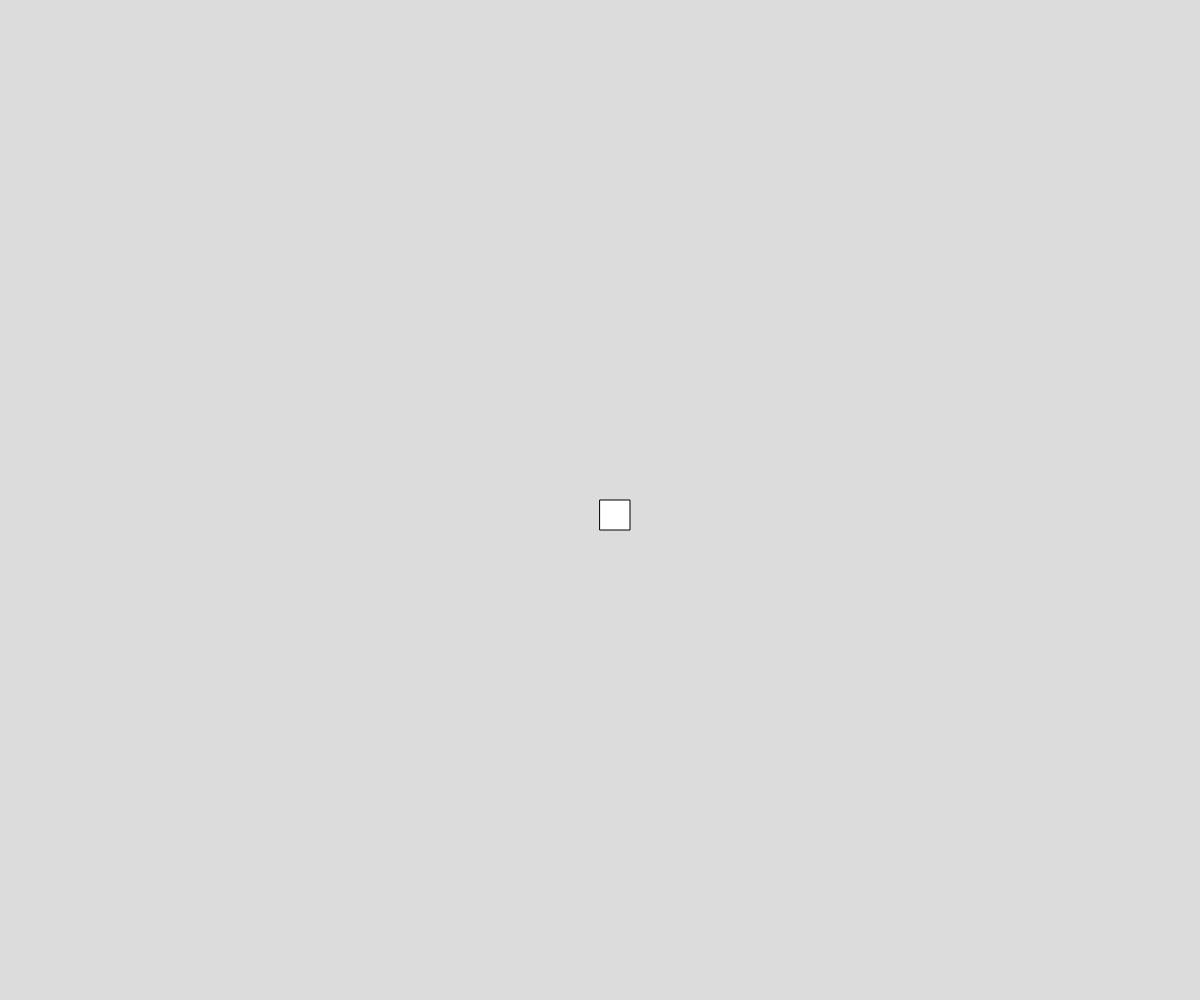
Frame 1 (no input)
Frame 60 (no input): identical to frame 1, image omitted
Frame 120 (the mouse pressed at the canvas centre since frame 60): identical to frame 1, image omitted

The p5.js sketch that drew this single still picture (run headless with seeded random() and noise() and a simulated clock; from frame 60 on, the mouse is pressed at the canvas centre):

// p5.js sketch
// ── sketch.js
// Al Rasid Mamun
// Date
//
// Extra for Experts:
// - describe what you did to take this project "above and beyond"

let x, y, g, rectSize, speedX, speedY;
let spriteJump;


function setup() {
  createCanvas(windowWidth, windowHeight);
  x = width/2;
  y = height/2;
  g = 0.6;
  rectSize = 30;
  speedX = 5;
  speedY = 5;
  spriteJump = false;
}

function draw() {
  background(220);
  displaySprite();
  moveSprite();
}

function moveSprite() {
  if (keyIsDown(LEFT_ARROW)) {
    x -= speedX;
  }
  if (keyIsDown(LEFT_ARROW)) {
    x += speedX;
  }
  if (key === " ") {
    y -= 15;
  }
}





//   if (keyIsDown(LEFT_ARROW)) {
//     x -= speedX;
//   }
//   if (keyIsDown(RIGHT_ARROW)) {
//     x += speedX; 
//   }
//   if (key === " ") {
//     speedY = -7;
//     spriteJump = false; 
//   }

//   if (spriteJump === false) {
//     speedY += g;
//   }
//   if (y > height) {
//     y = 0;
//     speedY = 0;
//   }
// }

function displaySprite() {
  rect(x, y, rectSize, rectSize);
}
